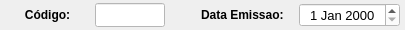
              <widget class="QWidget" name="widget_42" native="true">
               <property name="minimumSize">
                <size>
                 <width>0</width>
                 <height>30</height>
                </size>
               </property>
               <property name="maximumSize">
                <size>
                 <width>16777215</width>
                 <height>30</height>
                </size>
               </property>
               <property name="styleSheet">
                <string notr="true"/>
               </property>
               <layout class="QHBoxLayout" name="horizontalLayout_34">
                <property name="spacing">
                 <number>5</number>
                </property>
                <property name="leftMargin">
                 <number>5</number>
                </property>
                <property name="topMargin">
                 <number>3</number>
                </property>
                <property name="rightMargin">
                 <number>5</number>
                </property>
                <property name="bottomMargin">
                 <number>3</number>
                </property>
                <item>
                 <widget class="QLabel" name="label_6">
                  <property name="sizePolicy">
                   <sizepolicy hsizetype="Minimum" vsizetype="Preferred">
                    <horstretch>0</horstretch>
                    <verstretch>0</verstretch>
                   </sizepolicy>
                  </property>
                  <property name="minimumSize">
                   <size>
                    <width>85</width>
                    <height>0</height>
                   </size>
                  </property>
                  <property name="maximumSize">
                   <size>
                    <width>85</width>
                    <height>16777215</height>
                   </size>
                  </property>
                  <property name="font">
                   <font>
                    <pointsize>9</pointsize>
                    <weight>75</weight>
                    <bold>true</bold>
                   </font>
                  </property>
                  <property name="text">
                   <string>Código:</string>
                  </property>
                  <property name="alignment">
                   <set>Qt::AlignCenter</set>
                  </property>
                 </widget>
                </item>
                <item>
                 <widget class="QLineEdit" name="line_Codigo">
                  <property name="sizePolicy">
                   <sizepolicy hsizetype="Preferred" vsizetype="Preferred">
                    <horstretch>0</horstretch>
                    <verstretch>0</verstretch>
                   </sizepolicy>
                  </property>
                  <property name="minimumSize">
                   <size>
                    <width>70</width>
                    <height>0</height>
                   </size>
                  </property>
                  <property name="maximumSize">
                   <size>
                    <width>70</width>
                    <height>16777215</height>
                   </size>
                  </property>
                  <property name="font">
                   <font>
                    <pointsize>9</pointsize>
                   </font>
                  </property>
                  <property name="styleSheet">
                   <string notr="true">background-color: rgb(255, 255, 255);</string>
                  </property>
                  <property name="inputMask">
                   <string/>
                  </property>
                  <property name="text">
                   <string/>
                  </property>
                  <property name="frame">
                   <bool>true</bool>
                  </property>
                  <property name="echoMode">
                   <enum>QLineEdit::Normal</enum>
                  </property>
                  <property name="alignment">
                   <set>Qt::AlignCenter</set>
                  </property>
                  <property name="dragEnabled">
                   <bool>false</bool>
                  </property>
                  <property name="placeholderText">
                   <string/>
                  </property>
                 </widget>
                </item>
                <item>
                 <widget class="QLabel" name="label_8">
                  <property name="text">
                   <string/>
                  </property>
                 </widget>
                </item>
                <item>
                 <widget class="QLabel" name="label_17">
                  <property name="text">
                   <string/>
                  </property>
                 </widget>
                </item>
                <item>
                 <widget class="QLabel" name="label_11">
                  <property name="sizePolicy">
                   <sizepolicy hsizetype="Minimum" vsizetype="Preferred">
                    <horstretch>0</horstretch>
                    <verstretch>0</verstretch>
                   </sizepolicy>
                  </property>
                  <property name="minimumSize">
                   <size>
                    <width>100</width>
                    <height>0</height>
                   </size>
                  </property>
                  <property name="maximumSize">
                   <size>
                    <width>100</width>
                    <height>16777215</height>
                   </size>
                  </property>
                  <property name="font">
                   <font>
                    <pointsize>9</pointsize>
                    <weight>75</weight>
                    <bold>true</bold>
                   </font>
                  </property>
                  <property name="text">
                   <string>Data Emissao: </string>
                  </property>
                  <property name="alignment">
                   <set>Qt::AlignCenter</set>
                  </property>
                 </widget>
                </item>
                <item>
                 <widget class="QDateEdit" name="date_Emissao">
                  <property name="sizePolicy">
                   <sizepolicy hsizetype="Minimum" vsizetype="Preferred">
                    <horstretch>0</horstretch>
                    <verstretch>0</verstretch>
                   </sizepolicy>
                  </property>
                  <property name="minimumSize">
                   <size>
                    <width>101</width>
                    <height>0</height>
                   </size>
                  </property>
                  <property name="maximumSize">
                   <size>
                    <width>101</width>
                    <height>16777215</height>
                   </size>
                  </property>
                  <property name="font">
                   <font>
                    <pointsize>10</pointsize>
                   </font>
                  </property>
                  <property name="styleSheet">
                   <string notr="true">background-color: rgb(255, 255, 255);</string>
                  </property>
                  <property name="alignment">
                   <set>Qt::AlignCenter</set>
                  </property>
                 </widget>
                </item>
               </layout>
              </widget>
